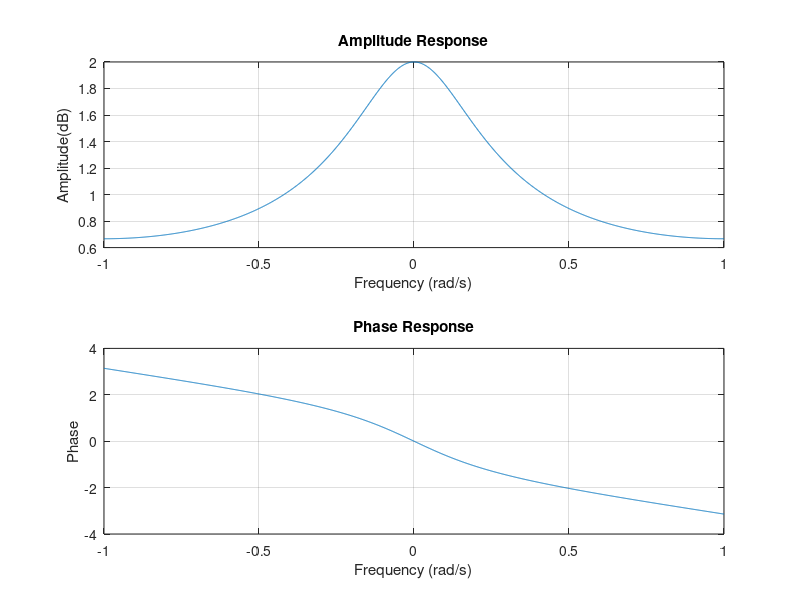

Write the MATLAB code that produced this figure.
% Project 2 
%Rafael Perales



%coefficeints
b=[0 1];
a=[1 -0.5];
figure(1);

w=-pi:pi/1000:pi;
H=freqz(b,a,w);%using builtin command

subplot(211)

plot(w/pi,abs(H));grid;%plotting the amplitude response
title('Amplitude Response');
xlabel('Frequency (rad/s)');ylabel('Amplitude(dB)')

subplot(212)

plot(w/pi,angle(H));grid;%plotting phase response
title('Phase Response');
xlabel('Frequency (rad/s)');ylabel('Phase')

